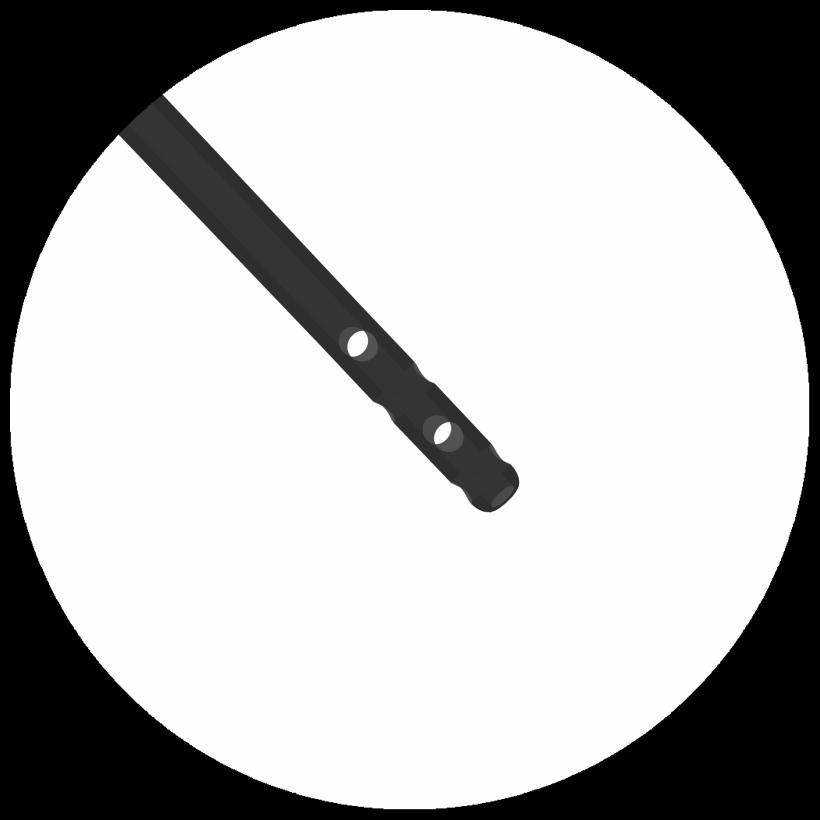
#> input picture hole_detecting_ver2/7.jpg, 4096 x 4096 px, found by its file name (shown at 1/5 size)
$ python contour.py
#> lines starting #> are read from the running program, lines starting #| are printed output that depends on the picture; after the words box and inside, x2 and y2 are one past the last pixel; in counts of white or black regions, pixels touching at a corner belong together
#
# https://076923.github.io/posts/Python-openc
# v-21/
import cv2
import imutils
import matplotlib.pyplot as plt

src = cv2.imread("image/first_output/7.jpg", cv2.IMREAD_COLOR)
#> src is the input picture: shape (4096, 4096, 3); min 0, max 255, mean 181.6

gray = cv2.cvtColor(src, cv2.COLOR_RGB2GRAY)
ret, binary = cv2.threshold(gray, 127, 255, cv2.THRESH_BINARY)
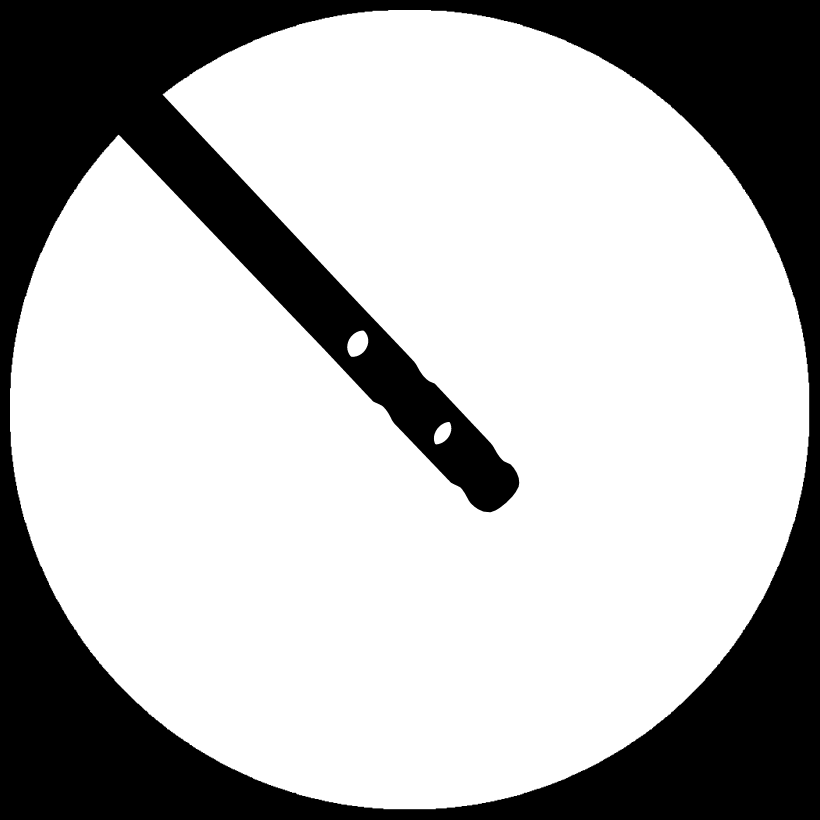
#> binary: shape (4096, 4096) (shown at 1/5 size); 70.6% white; 1 black region, box (x1, y1, x2, y2) and area: (0, 0, 4096, 4096) 4927802
binary = cv2.bitwise_not(binary)
#> binary: shape (4096, 4096); 29.4% white; 1 white region

contours, hierarchy = cv2.findContours(binary, cv2.RETR_CCOMP, cv2.CHAIN_APPROX_NONE)
#> contours = 4 contours; box (x1, y1, x2, y2) and area: (0, 0, 4096, 4096) 16769025, (49, 49, 4047, 4047) 11841789, (1735, 1652, 1842, 1785) 10378, (2168, 2109, 2258, 2223) 6760

for i in range(len(contours)):
    cv2.drawContours(src, [contours[i]], 0, (0, 0, 255), 5)
#> this loop made 4 passes
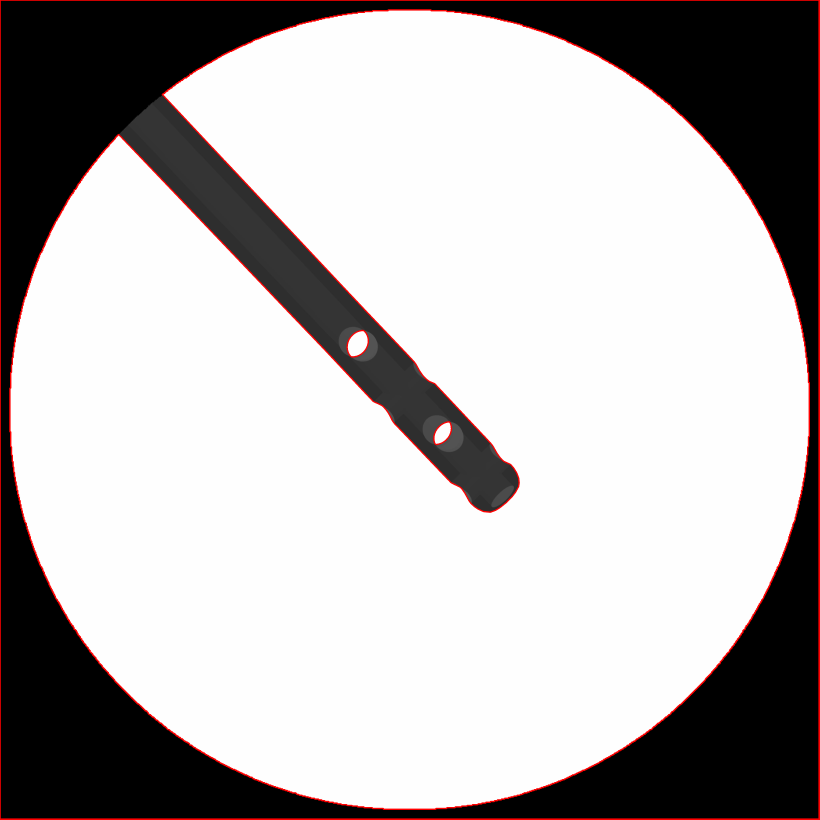
#> src: shape (4096, 4096, 3) (shown at 1/5 size); mean B, G, R 180.7, 180.7, 183.7

src = imutils.resize(src, width=800)
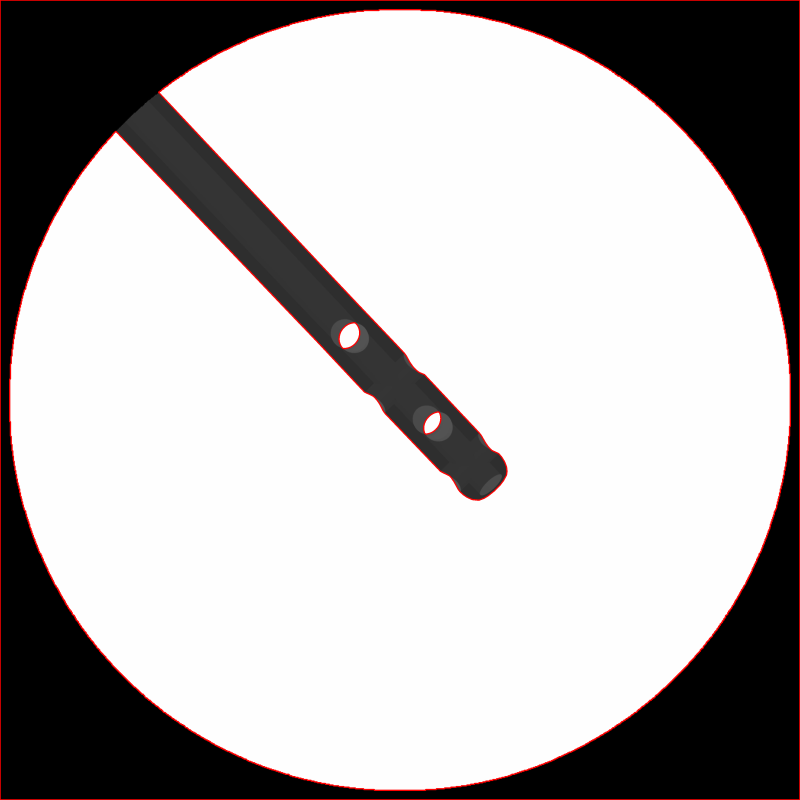
#> src: shape (800, 800, 3); mean B, G, R 180.7, 180.7, 183.7
plt.figure()
plt.imshow(src)
plt.show()
cv2.imwrite("contour.jpg", src)
cv2.imshow("src", src)
cv2.waitKey(0)
cv2.destroyAllWindows()

$ run again, with hole_detecting_ver2/test.jpg copied over hole_detecting_ver2/7.jpg
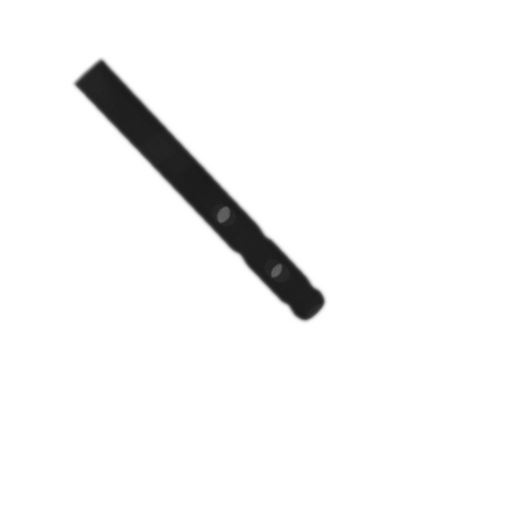
#> input picture hole_detecting_ver2/test.jpg, 1024 x 1024 px, found by its file name (shown at 1/2 size)
#> src is the input picture: shape (1024, 1024, 3); min 25, max 255, mean 245
#> `binary = cv2.bitwise_not(binary)`:
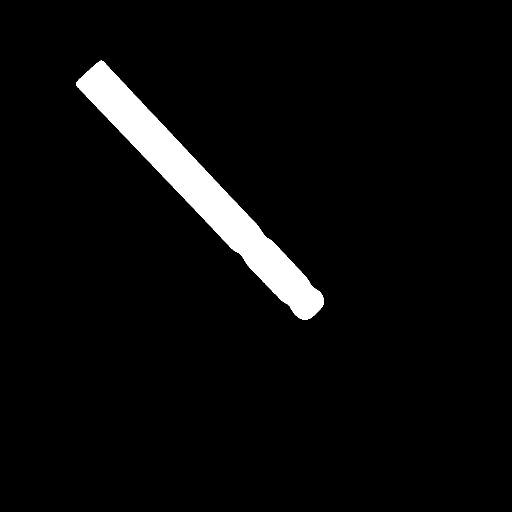
#> binary: shape (1024, 1024) (shown at 1/2 size); 4.4% white; 1 white region
#> contours = 1 contour; box (x1, y1, x2, y2) and area: (152, 121, 648, 640) 45691
#> the loop `for i in range(len(contours)):` made 1 pass
#> `src = imutils.resize(src, width=800)`:
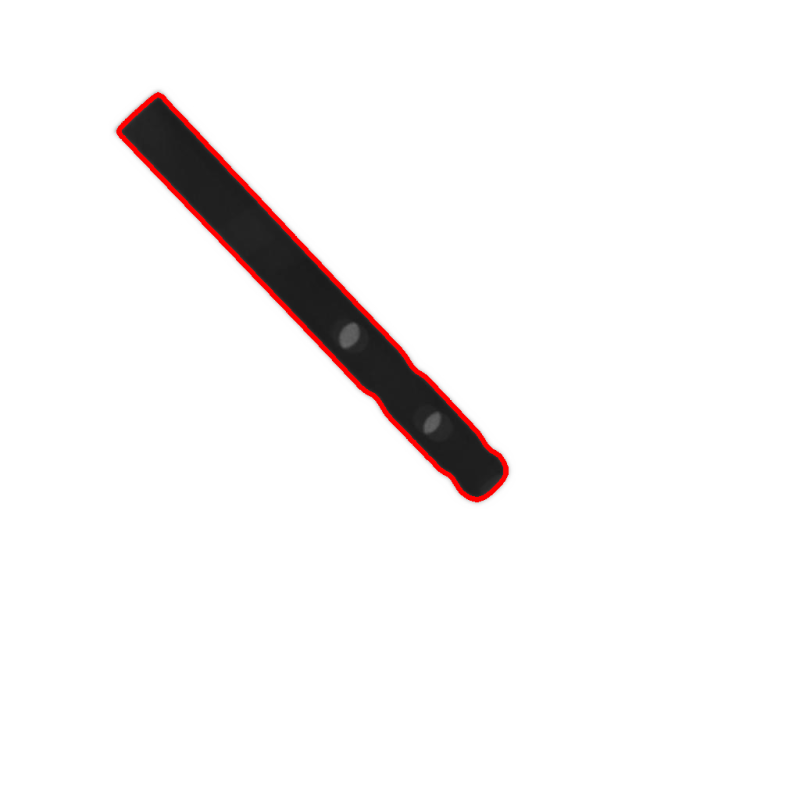
#> src: shape (800, 800, 3); mean B, G, R 244, 244, 246.2
